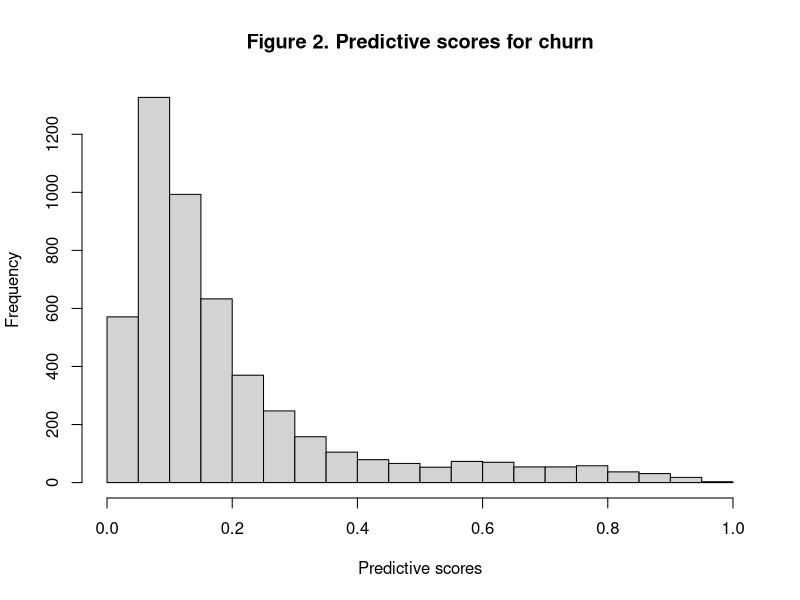
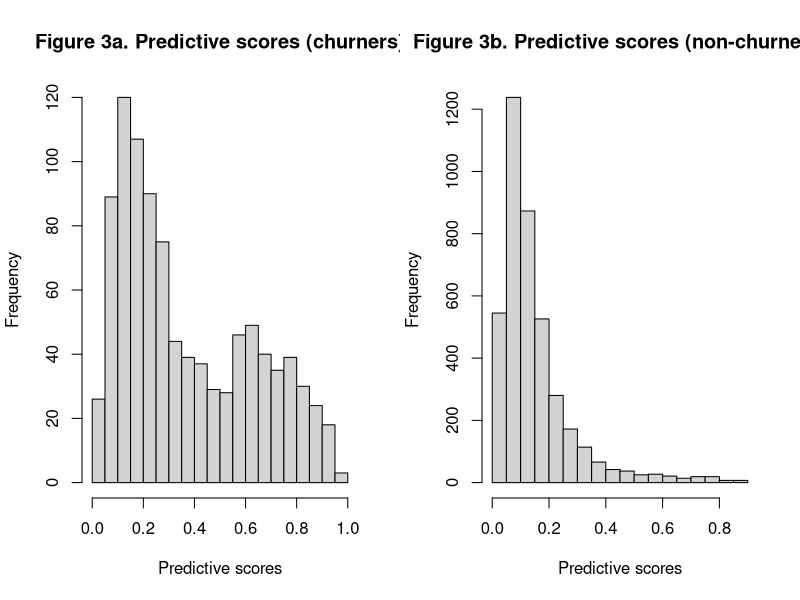

These charts were generated, in order, by the following R code: (Note: this script raises an error after producing the figures.)
## [DATA-03] Example: The churn model ##
setwd("/Users/miguel/Dropbox/Current jobs/DATA-2016-2/DATA-03")

# Reading data
churn <- read.csv("churn.csv")
str(churn)

# Logistic regression
fm1 <- churn ~ aclength + intplan + dataplan + datagb + ommin + omcall + otmin + otcall + ngmin +
  ngcall + imin + icall + cuscall
mod1 <- glm(fm1, data=churn, family="binomial") 
summary(mod1)
pred1 <- predict(mod1, newdata=churn, type="response")

# Plotting predictive scores
hist(pred1, main="Figure 2. Predictive scores for churn", xlab="Predictive scores")
	
# Setting the cutoff
cut1 <- 0.5

# Confusion matrix
conf1 <- table(pred1 > cut1, churn$churn==1); conf1
tp1 <- conf1["TRUE", "TRUE"]/sum(conf1[,"TRUE"]); tp1
fp1 <- conf1["TRUE", "FALSE"]/sum(conf1[,"FALSE"]); fp1

# Splitting the histogram
par(mfrow=c(1,2))
hist(pred1[churn$churn==1], breaks=20, main="Figure 3a. Predictive scores (churners)",
  xlab="Predictive scores")
hist(pred1[churn$churn==0], breaks=20, main="Figure 3b. Predictive scores (non-churners)",
  xlab="Predictive scores")

# Lower cutoff
cut2 <- mean(churn$churn)
conf2 <- table(pred1 > cut2, churn$churn==1); conf2
tp2 <- conf2["TRUE", "TRUE"]/sum(conf2[,"TRUE"]); tp2
fp2 <- conf2["TRUE", "FALSE"]/sum(conf2[,"FALSE"]); fp2

# Benefit analysis
B <- matrix(c(0, 0, -0.2, 0.8), nrow=2, byrow=TRUE)
benefit1 <- sum(conf1*B); benefit1
benefit2 <- sum(conf2*B); benefit2

# Optimal cutoff
f_benefit <- function(cutoff) {
	conf <- table(pred1 > cutoff, churn$churn==1)
	benefit <- sum(conf*B)
	return(benefit)
	}
optimize(f=f_benefit, lower=0.05, upper=0.95, maximum=TRUE)

# Benefit as a function of the cutoff
cutoff <- seq(0.05, 0.95, by=0.01)
benefit[1] <- f_benefit(cutoff[1]); for(i in 2:91) benefit <- c(benefit, f_benefit(cutoff[i]))
plot(cutoff, benefit, type="l")


